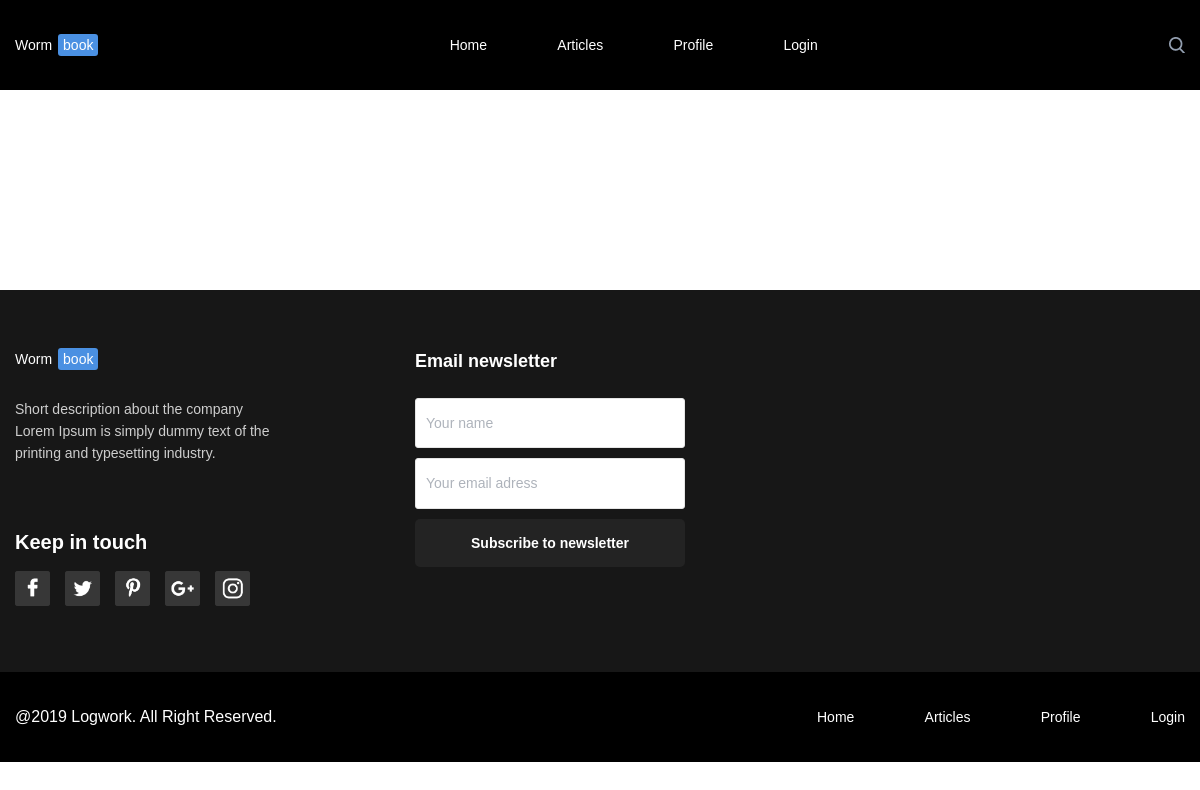
/post/1, run on an earlier commit of the app's database.
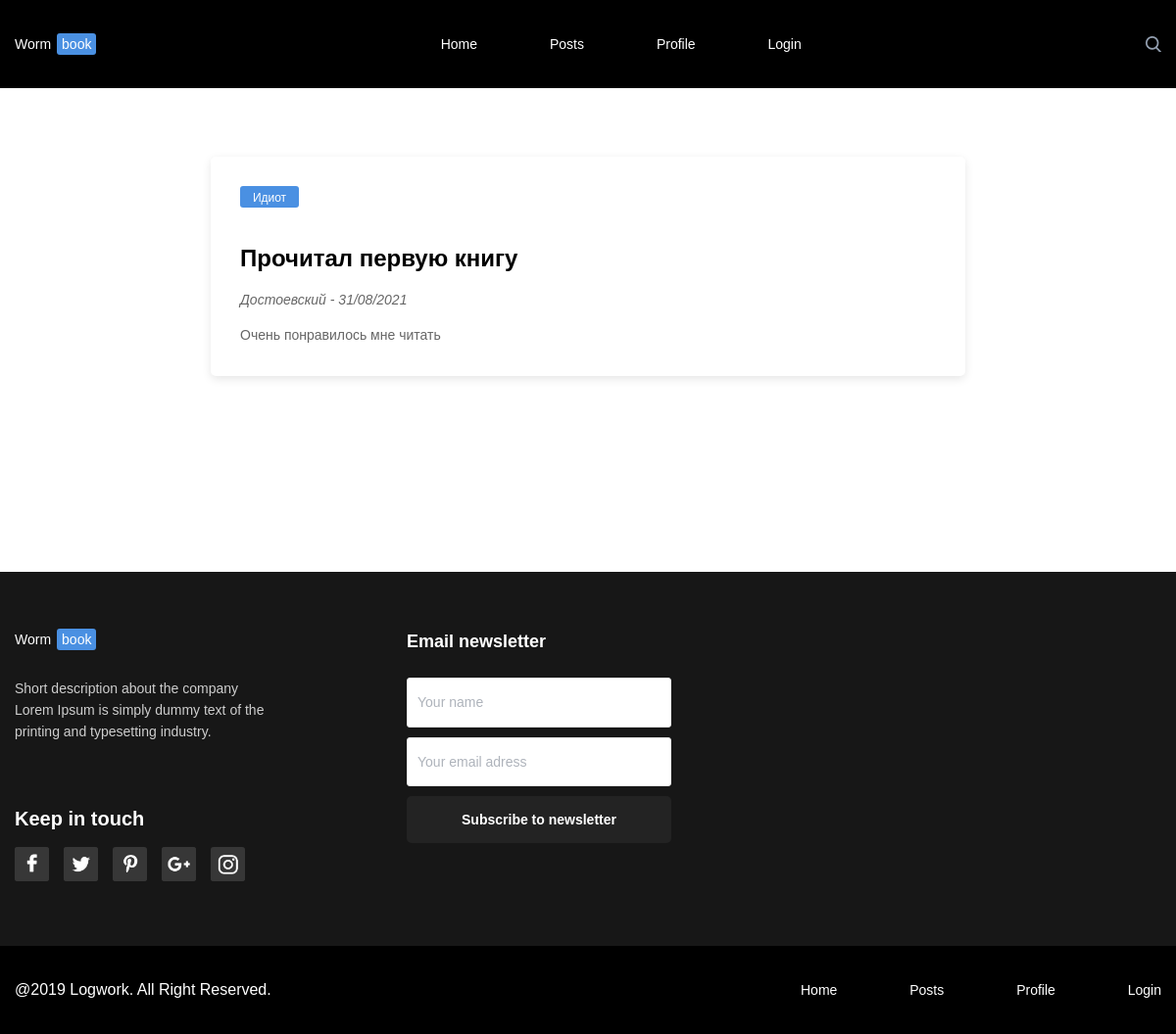
And on a later commit of the database.
### tables this page shows
CREATE TABLE menu (
id integer primary key autoincrement,
title text not null,
url text not null
);

CREATE TABLE posts (
id integer PRIMARY KEY AUTOINCREMENT,
id_user integer NOT NULL,
article text NOT NULL,
book text NOT NULL,
author text NOT NULL,
post text NOT NULL,
time integer NOT NULL
);

### main.py (the view)
@app.route("/post/<int:post_id>")
def show_post(post_id):
    return render_template('post.html', title=title, post_id=post_id, soc_links=soc_links, menu=dbase.getMenu(), posts=dbase.getPost(
        post_id))

### FDataBase.py (called while the page is built)
    def getMenu(self):
        sql = '''SELECT * FROM menu'''
        try:
            self.__cur.execute(sql)
            res = self.__cur.fetchall()
            if res: return res
        except:
            print("Ошибка чтения из БД")
        return []

    def getPost(self, post_id=None):
        if post_id:
            sql = f'''SELECT * FROM posts WHERE id = {post_id} LIMIT 1'''
        else:
            sql = '''SELECT * FROM posts'''
        try:
            self.__cur.execute(sql)
            res = self.__cur.fetchall()
            if res:
                return res
        except:
            print("Ошибка чтения из БД")
        return []

### main.py (called while the page is built)
@app.before_request
def before_request():
    global dbase
    db = get_db()
    dbase = FDataBase(db)

def get_db():
    if not hasattr(g, 'link_db'):
        g.link_db = connect_db()
    return g.link_db

def connect_db():
    conn = sqlite3.connect(app.config['DATABASE'])
    conn.row_factory = sqlite3.Row
    return conn

### templates/post.html (shortened to what this page needs)
{% extends 'base.html' %}
{% block content %}
{% for post in posts -%}
    <div class="two-column content__two-column">
        <section class="column-main">
            <article class="big-post column-main__big-post">
                    <div class="post">
                        <p class="card big-post__card">{{post.book}}</p>
                            <h2 class="">{{post.article}}</h2>
                        <p class="big-post__subtitle">{{post.author}} - {{post.time}}</p>
                        <p class="big-post__text">{{post.post}}</p>
                    </div>
            </article>
        </section>
    </div>
{% endfor -%}
{% endblock content %}

### templates/base.html (shortened to what this page needs)
<!DOCTYPE html>
<html lang="en">
<head>
    <link rel="stylesheet" href="{{url_for('static', filename="/css/pages/base.css")}}">
</head>
<body>
  <div class="page">
    <section class="header">
        <div class="header__content">
        <h1 class="logo header__logo">
          {{title.split()[0]}}<span class="logo__card">{{title.split()[1]}}</span>
        </h1>
        {% block mainmenu -%}
        <nav class="navigation">
          <ul class="navigation__link-list">
            {% for link in menu -%}
            <li class="navigation__list-item navigation__list-item_border"><a href="{{link.url}}" class="navigation__link">{{link.title}}</a></li>
            {% endfor -%}
          </ul>
        </nav>
        {% endblock mainmenu -%}
        <div class="header__search"></div>
      </div>
    </section>
    <main class="content page__content">
      {% block content %}
      {% endblock content %}
    </main>
    <footer class="footer page__footer">
      {% block footer %}
      <section class="footer__top-row">
        <div class="footer__about footer__about_margin_right">
          <p class="logo footer__logo">
            {{title.split()[0]}}<span class="logo__card">{{title.split()[1]}}</span>
          </p>
          <p class="footer__text">Short description about the company Lorem Ipsum
                                is simply dummy text of the printing and typesetting industry.
          </p>
          <div class="social-links footer__social-links">
            <h2 class="social-links__head">Keep in touch</h2>
            <ul class="social-links__list">
              {% block soc_menu_links -%}
              {% for link in soc_links -%}
              <li class="social-links__list-item social-links__list-item_border">
                <a href="{{link.url}}" class="social-links__link">
                  <img src="{{link.icon}}" alt="{{link.alt}}" class="social-links__pic">
                </a>
              </li>
              {% endfor -%}
              {% endblock soc_menu_links -%}
            </ul>
          </div>
        </div>
        <section class="newsletter footer__newsletter">
          <h2 class="newsletter__head">Email newsletter</h2>
          <input type="text" class="newsletter__name newsletter__name_place_footer" placeholder="Your name">
          <input type="email" class="newsletter__email newsletter__email_place_footer" placeholder="Your email adress">
          <button class="big-button newsletter__big-button">Subscribe to newsletter</button>
        </section>
      </section>
      <section class="footer__bottom-row">
        <div class="footer__bottom-row-content">
          <p class="footer__copi-right">@2019 Logwork. All Right Reserved.</p>
          <nav class="navigation">
            <ul class="navigation__link-list">
              {% for link in menu -%}
              <li class="navigation__list-item navigation__list-item_border"><a href="{{link.url}}" class="navigation__link">{{link.title}}</a></li>
              {% endfor -%}
            </ul>
          </nav>
        </div>
      </section>
    {% endblock footer %}
    </footer>
  </div>
</body>
</html>

### static/css/blocks/page/page.css (style rules this page uses)
.page { max-width: 1920px; display: flex; flex-direction: column; font-family: "PT-sans", sans-serif; margin: 0 auto; }

### static/css/blocks/content/content.css (style rules this page uses)
.content { display: flex; flex-direction: column; width: 1170px; margin: 0 auto; }

### static/css/blocks/logo/logo.css (style rules this page uses)
.logo { font-size: 14px; line-height: 18px; font-weight: normal; }

### static/css/blocks/card/card.css (style rules this page uses)
.card { background-color: #4A90E2; border-radius: 3px; font-weight: normal; font-size: 12px; line-height: 16px; color: white; margin: 0; width: 60px; text-align: center; padding: 4px 0 2px; }

### static/css/blocks/header/header.css (style rules this page uses)
.header { max-width: 1920px; min-height: 90px; background-color: black; display: flex; justify-content: center; align-items: center; color: white; }

### static/css/blocks/two-column/two-column.css (style rules this page uses)
.two-column { display: flex; justify-content: center; }

### static/css/blocks/column-main/column-main.css (style rules this page uses)
.column-main { width: 770px; display: flex; flex-direction: column; }

### static/css/blocks/big-post/big-post.css (style rules this page uses)
.big-post { position: relative; box-sizing: border-box; }

### static/css/blocks/post/post.css (style rules this page uses)
.post { box-sizing: border-box; padding: 70px 30px 30px 30px; border-radius: 5px; box-shadow: 0px 3px 10px rgba(0, 0, 0, 0.1); background-color: white; }

### static/css/blocks/big-button/big-button.css (style rules this page uses)
.big-button { font-weight: bold; font-size: 14px; line-height: 18px; color: white; background: #232323; border-radius: 5px; padding: 15px 0; border: 0; }

### static/css/blocks/newsletter/newsletter.css (style rules this page uses)
.newsletter { display: flex; flex-direction: column; }

### static/css/blocks/footer/footer.css (style rules this page uses)
.footer { display: flex; flex-direction: column; align-items: center; max-width: 1920px; min-width: 1170px; background-color:#171717; }

### static/css/blocks/page/__content/page__content.css (style rules this page uses)
.page__content { margin: 0 auto; }

### static/css/blocks/page/__footer/page__footer.css (style rules this page uses)
.page__footer { margin-top: 200px; }

### static/css/blocks/content/__two-column/content__two-column.css (style rules this page uses)
.content__two-column { margin-top: 70px; }

### static/css/blocks/logo/__card/logo__card.css (style rules this page uses)
.logo__card { padding: 3px 5px; background-color: #4A90E2; border-radius: 3px; margin-left: 6px; }

### static/css/blocks/header/__search/header__search.css (style rules this page uses)
.header__search { background-image: url(../../../../images/Shape.png); background-size: cover; width: 16px; height: 16px; }

### static/css/blocks/header/__content/header__content.css (style rules this page uses)
.header__content { display: flex; justify-content: space-between; align-items: center; min-width: 1170px; background-color: black; }

### static/css/blocks/header/__logo/header__logo.css (style rules this page uses)
.header__logo { margin: 0; }

### static/css/blocks/navigation/__link-list/navigation__link-list.css (style rules this page uses)
.navigation__link-list { list-style: none; display: flex; justify-content: space-between; min-width: 368px; height: 18px; padding: 0; }

### static/css/blocks/navigation/__link/navigation__link.css (style rules this page uses)
.navigation__link { text-decoration: none; color: white; font-size: 14px; line-height: 18px; }

### static/css/blocks/column-main/__big-post/column-main__big-post.css (style rules this page uses)
.column-main__big-post { margin: 180px 0 0 0; }
.column-main__big-post:nth-of-type(1) { margin: 0 0 0 0; }

### static/css/blocks/big-post/__subtitle/big-post__subtitle.css (style rules this page uses)
.big-post__subtitle { margin: 15px 0 0 0; font-weight: normal; font-size: 14px; line-height: 18px; color: #666666; font-style: italic; }

### static/css/blocks/big-post/__text/big-post__text.css (style rules this page uses)
.big-post__text { margin: 15px 0 0 0; font-weight: normal; font-size: 14px; line-height: 24px; color: #666666; }

### static/css/blocks/big-post/__card/big-post__card.css (style rules this page uses)
.big-post__card { position: absolute; top: 30px; left: 30px; }

### static/css/blocks/newsletter/__email/newsletter__email.css (style rules this page uses)
.newsletter__email { margin: 10px 0 10px 0; min-height: 50px; background: #FFFFFF; border: 1px solid #E5E5E5; box-sizing: border-box; border-radius: 3px; padding: 15px 10px; }
.newsletter__email::placeholder { font-weight: normal; font-size: 14px; line-height: 18px; color: #AEB3BB; }

### static/css/blocks/newsletter/__head/newsletter__head.css (style rules this page uses)
.newsletter__head { font-weight: bold; font-size: 18px; line-height: 23px; margin: 0; }

### static/css/blocks/newsletter/__name/newsletter__name.css (style rules this page uses)
.newsletter__name { min-height: 50px; background: #FFFFFF; border: 1px solid #E5E5E5; box-sizing: border-box; border-radius: 3px; padding: 15px 10px; }
.newsletter__name::placeholder { font-weight: normal; font-size: 14px; line-height: 18px; color: #AEB3BB; }

### static/css/blocks/newsletter/__big-button/newsletter__big-button.css (style rules this page uses)
.newsletter__big-button { margin: 0; }

### static/css/blocks/footer/__about/footer__about.css (style rules this page uses)
.footer__about { width: 270px; }

### static/css/blocks/footer/__bottom-row/footer__bottom-row.css (style rules this page uses)
.footer__bottom-row { display: flex; justify-content: center; width: 100%; background-color: black; }

### static/css/blocks/footer/__copi-right/footer__copi-right.css (style rules this page uses)
.footer__copi-right { color: white; }

### static/css/blocks/footer/__text/footer__text.css (style rules this page uses)
.footer__text { font-weight: normal; font-size: 14px; line-height: 22px; color: #CECECE; margin: 30px 0 0 0; }

### static/css/blocks/footer/__top-row/footer__top-row.css (style rules this page uses)
.footer__top-row { min-width: 1170px; display: flex; background-color:#171717; color: white; padding: 60px 0 50px; }

### static/css/blocks/footer/__bottom-row-content/footer__bottom-row-content.css (style rules this page uses)
.footer__bottom-row-content { display: flex; justify-content: space-between; align-items: center; min-height: 90px; min-width: 1170px; }

### static/css/blocks/footer/__newsletter/footer__newsletter.css (style rules this page uses)
.footer__newsletter { width: 270px; }

### static/css/blocks/footer/__logo/footer__logo.css (style rules this page uses)
.footer__logo { margin: 0; }

### static/css/blocks/footer/__social-links/footer__social-links.css (style rules this page uses)
.footer__social-links { margin: 65px 0 0 0; }

### static/css/blocks/social-links/__head/social-links__head.css (style rules this page uses)
.social-links__head { font-weight: bold; font-size: 20px; line-height: 26px; margin: 0; }

### static/css/blocks/social-links/__list-item/social-links__list-item.css (style rules this page uses)
.social-links__list-item { background-color: #373737; border-radius: 3px; margin-left: 15px; }
.social-links__list-item:nth-of-type(1) { margin-left: 0; }

### static/css/blocks/social-links/__list/social-links__list.css (style rules this page uses)
.social-links__list { list-style: none; padding: 0; display: flex; }

### static/css/blocks/social-links/__pic/social-links__pic.css (style rules this page uses)
.social-links__pic { width: 35px; object-fit: cover; border-radius: 3px; }

### static/css/blocks/social-links/__link/social-links__link.css (style rules this page uses)
.social-links__link { width: 35px; height: 35px; display: flex; justify-content: center; align-items: center; }

### static/css/blocks/newsletter/__name/_place/newsletter__name_place_footer.css (style rules this page uses)
.newsletter__name_place_footer { margin: 25px 0 0 0; }

### static/css/blocks/footer/__about/_margin/footer__about_margin_right.css (style rules this page uses)
.footer__about_margin_right { margin-right: 130px; }

What changed in the data, as far as the page shows it:
removed menu: title "Articles"
added menu: title "Posts"
added posts: book "Идиот", article "Прочитал первую книгу", author "Достоевский", time "31/08/2021", post "Очень понравилось мне читать"
